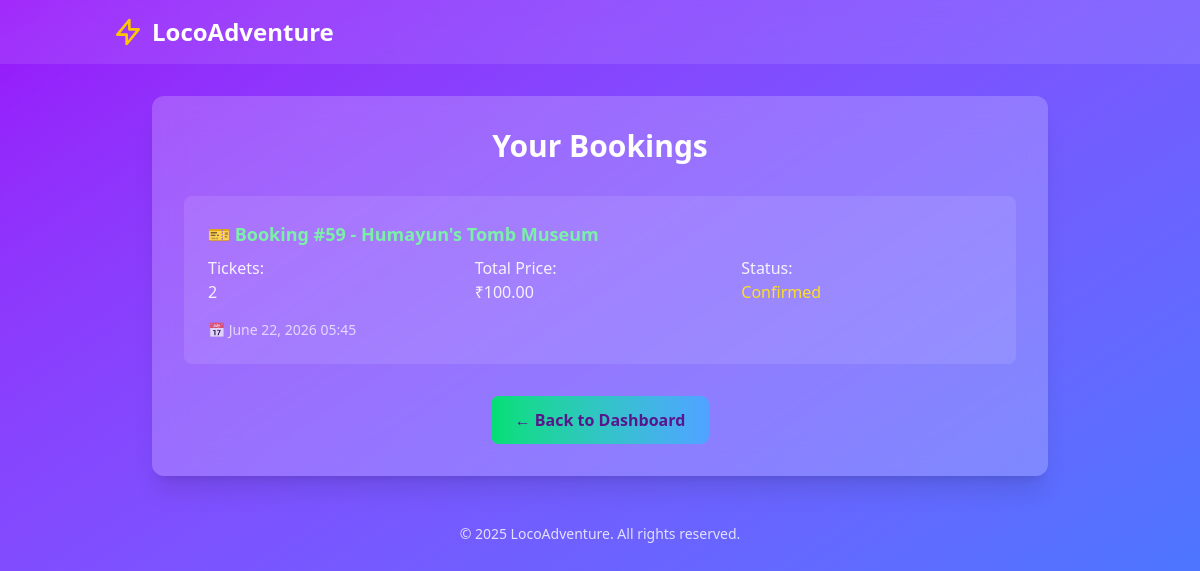
Before: /bookings/ (signed in) with the older database file.
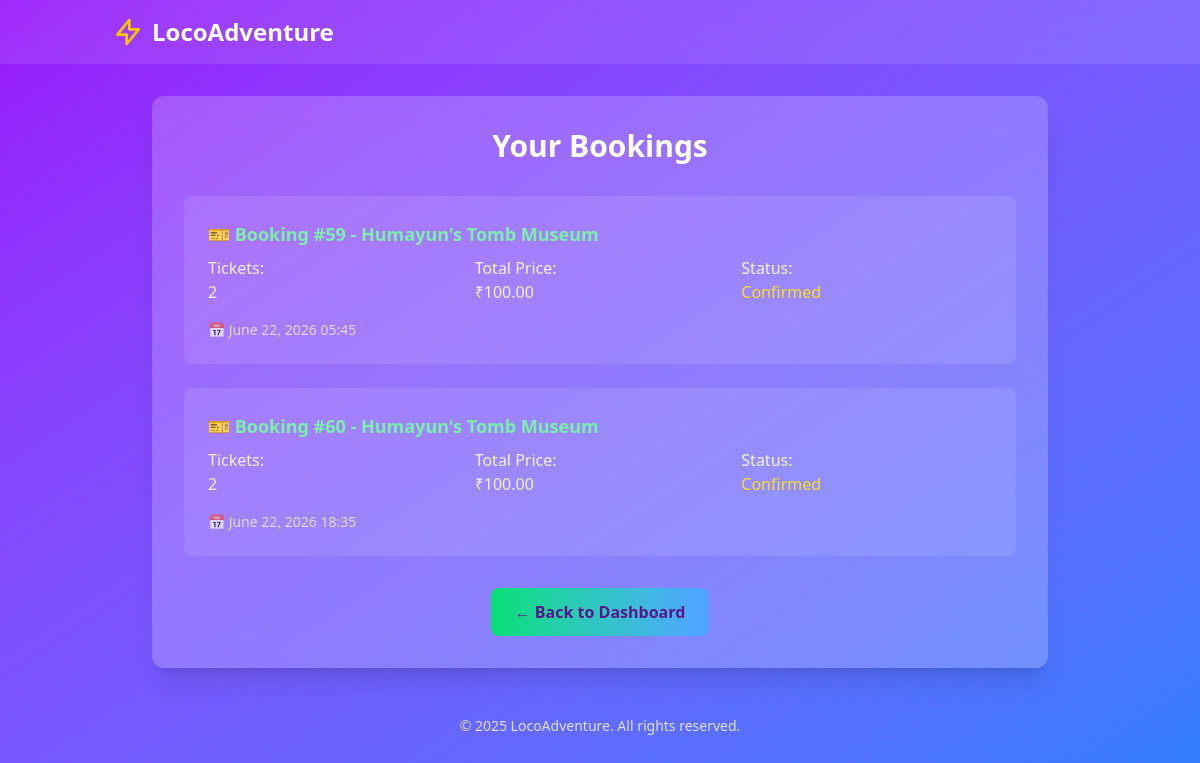
After: the same page with the newer database file.
### bookings/models.py (models this page shows)
class Booking(models.Model):
    STATUS_CHOICES = [
        ('P', 'Pending'),
        ('C', 'Confirmed'),
        ('X', 'Cancelled')
    ]
    user = models.ForeignKey(User, on_delete=models.CASCADE)
    adventure = models.ForeignKey(Adventure, on_delete=models.CASCADE)
    booking_date = models.DateTimeField(auto_now_add=True)
    tickets = models.PositiveIntegerField()
    total_price = models.DecimalField(max_digits=10, decimal_places=2)
    status = models.CharField(max_length=1, choices=STATUS_CHOICES, default='P')

### adventures/models.py (models this page shows)
class Adventure(models.Model):
    TYPES = [
        ('IN', 'Indoor'),
        ('OUT', 'Outdoor'),
        ('EVENT', 'Event')
    ]
    vendor = models.ForeignKey(Vendor, on_delete=models.CASCADE)
    title = models.CharField(max_length=200)
    price = models.DecimalField(max_digits=8, decimal_places=2)
    capacity = models.PositiveIntegerField()
    start_time = models.DateTimeField(blank=True, null=True)
    end_time = models.DateTimeField(blank=True, null=True)
    adventure_type = models.CharField(max_length=5, choices=TYPES)
    address = models.CharField(max_length=255, blank=True, null=True)
    latitude = models.DecimalField(max_digits=9, decimal_places=6, blank=True, null=True)
    longitude = models.DecimalField(max_digits=9, decimal_places=6, blank=True, null=True)
    description = models.TextField(blank=True, null=True)
    online_booking = models.BooleanField(default=False)
    image = models.ImageField(upload_to='adventure_images/', blank=True, null=True)

### bookings/views.py (the view)
# urls.py: path('', views.booking_list, name='booking-list'),
@login_required
def booking_list(request):
    bookings = Booking.objects.filter(user=request.user)
    return render(request, 'bookings/booking_list.html', {'bookings': bookings})

### templates/bookings/booking_list.html (shortened to what this page needs)
{% load static %}
<!DOCTYPE html>
{% load static %}
<html lang="en">
<head>
    <link rel="stylesheet" href="{% static 'css/output.css' %}">
</head>
<body class="bg-gradient-to-br from-purple-600 to-blue-500 min-h-screen">
    <nav class="bg-white/10 backdrop-blur-md fixed w-full z-50">
        <div class="container mx-auto px-6 py-4 flex justify-between items-center">
            <div class="text-white font-bold text-xl sm:text-2xl flex items-center space-x-2">
                <svg class="w-8 h-8 text-yellow-400" fill="none" stroke="currentColor" viewBox="0 0 24 24">
                    <path stroke-linecap="round" stroke-linejoin="round" stroke-width="2"
                        d="M13 10V3L4 14h7v7l9-11h-7z" />
                </svg>
                <a href="{% url 'user-dashboard' %}" class="hover:underline">LocoAdventure</a>
            </div>
        </div>
    </nav>
    <div class="container mx-auto px-6 pt-24 pb-12 flex items-center justify-center">
        <div class="w-full max-w-4xl bg-white/20 backdrop-blur-lg rounded-xl p-8 shadow-xl">
            <h1 class="text-3xl font-bold text-white mb-8 text-center">Your Bookings</h1>
            {% if bookings %}
            <div class="space-y-6">
                {% for booking in bookings %}
                <div class="booking-card bg-white/10 rounded-lg p-6 hover:bg-white/20 transition-all">
                    <a href="{% url 'bookings:booking-detail' booking.pk %}"
                        class="text-green-300 font-semibold text-lg hover:text-green-400 block mb-2">
                        🎫 Booking #{{ booking.id }} - {{ booking.adventure.title }}
                    </a>
                    <div class="grid grid-cols-1 md:grid-cols-3 gap-4 text-white/90">
                        <div>
                            <p class="font-medium">Tickets:</p>
                            <p>{{ booking.tickets }}</p>
                        </div>
                        <div>
                            <p class="font-medium">Total Price:</p>
                            <p>₹{{ booking.total_price }}</p>
                        </div>
                        <div>
                            <p class="font-medium">Status:</p>
                            <p
                                class="{% if booking.status == 'confirmed' %}text-green-300{% else %}text-yellow-300{% endif %}">
                                {{ booking.get_status_display }}
                            </p>
                        </div>
                    </div>
                    <p class="text-white/70 text-sm mt-4">
                        📅 {{ booking.booking_date|date:"F j, Y H:i" }}
                    </p>
                </div>
                {% endfor %}
            </div>
            {% else %}
            <div class="text-center py-8">
                <p class="text-white/80 text-lg">You have no bookings yet</p>
            </div>
            {% endif %}
            <div class="mt-8 text-center">
                <a href="{% url 'user-dashboard' %}"
                    class="bg-gradient-to-r from-green-400 to-blue-400 text-purple-900 px-6 py-3 rounded-lg font-bold hover:shadow-lg transition-all transform hover:scale-105 inline-block">
                    ← Back to Dashboard
                </a>
            </div>
        </div>
    </div>
    <div class="text-center text-white/80 text-sm pb-6">
        <p>© 2025 LocoAdventure. All rights reserved.</p>
    </div>
</body>
</html>

### templates/bookings/booking_list.html (style rules this page uses)
.booking-card { transition: all 0.3s ease; }

Changed rows visible on the page:
added Booking: id "60", adventure "Humayun's Tomb Museum", tickets "2", total_price "100.00", status "Confirmed", booking_date "June 22, 2026 18:35"
